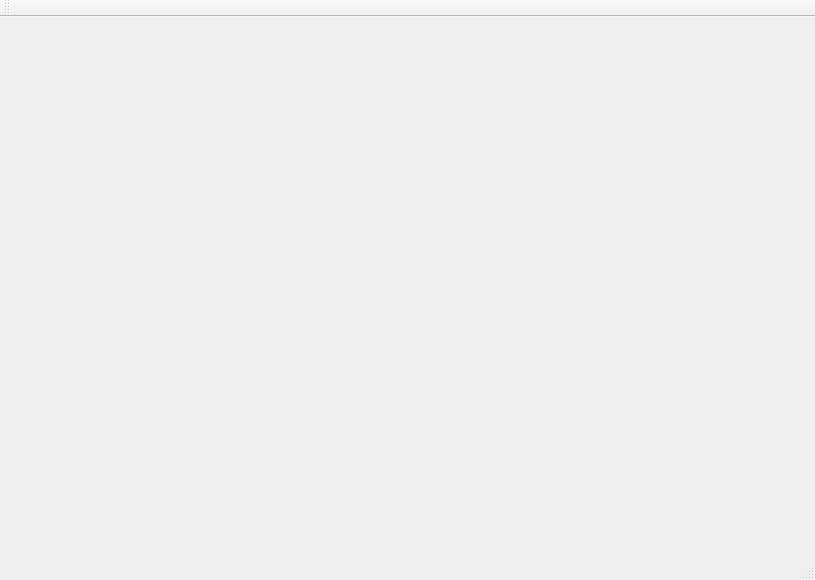
<?xml version="1.0" encoding="UTF-8"?>
<ui version="4.0">
 <class>MainWindow</class>
 <widget class="QMainWindow" name="MainWindow">
  <property name="geometry">
   <rect>
    <x>0</x>
    <y>0</y>
    <width>815</width>
    <height>580</height>
   </rect>
  </property>
  <property name="windowTitle">
   <string>MainWindow</string>
  </property>
  <widget class="QWidget" name="centralWidget">
   <widget class="QLabel" name="image_label">
    <property name="geometry">
     <rect>
      <x>90</x>
      <y>70</y>
      <width>631</width>
      <height>351</height>
     </rect>
    </property>
    <property name="text">
     <string/>
    </property>
   </widget>
  </widget>
  <widget class="QMenuBar" name="menuBar">
   <property name="geometry">
    <rect>
     <x>0</x>
     <y>0</y>
     <width>815</width>
     <height>23</height>
    </rect>
   </property>
  </widget>
  <widget class="QToolBar" name="mainToolBar">
   <attribute name="toolBarArea">
    <enum>TopToolBarArea</enum>
   </attribute>
   <attribute name="toolBarBreak">
    <bool>false</bool>
   </attribute>
  </widget>
  <widget class="QStatusBar" name="statusBar"/>
 </widget>
 <layoutdefault spacing="6" margin="11"/>
 <resources/>
 <connections/>
</ui>
